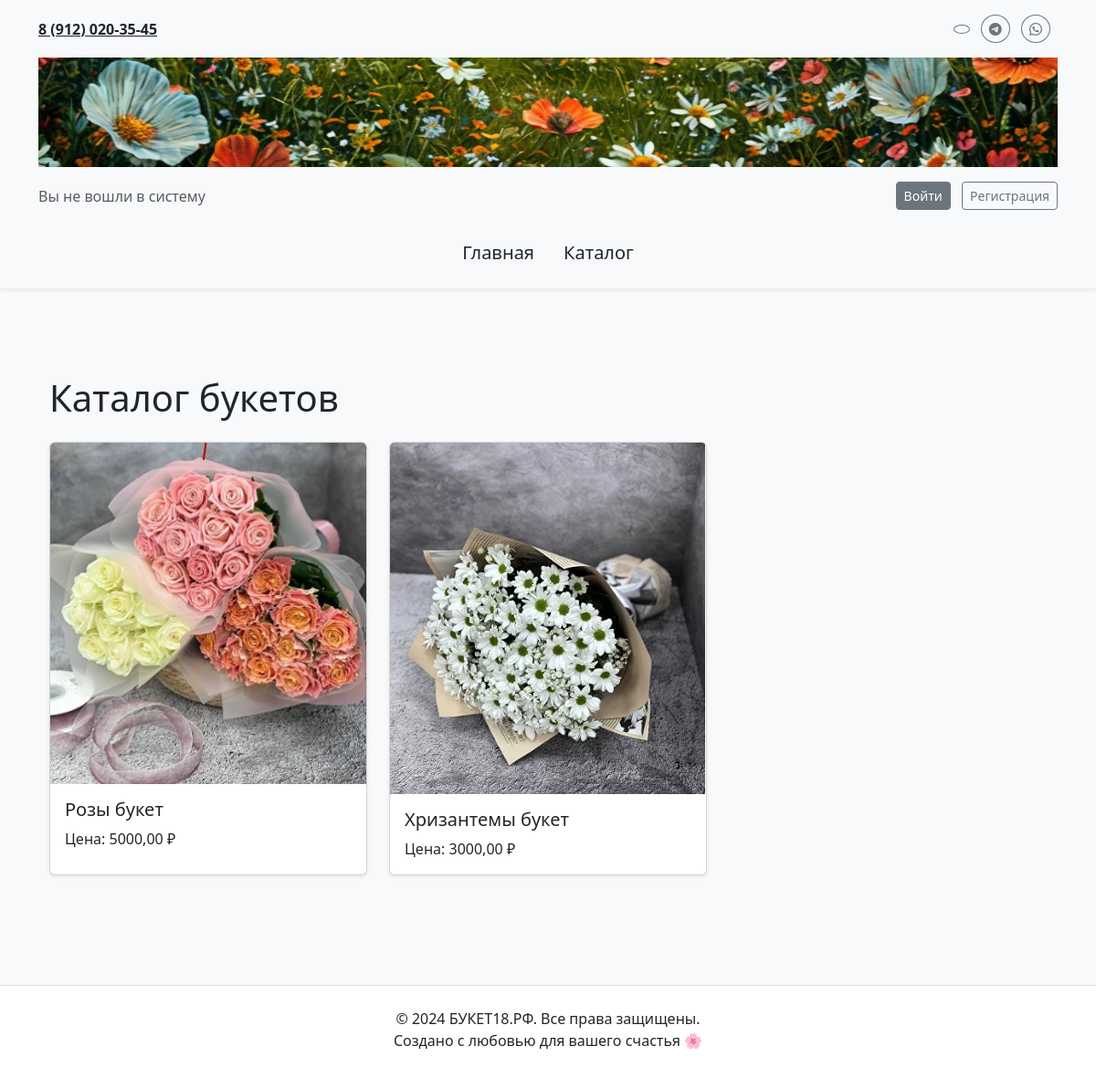
The page / on the database its author committed.
### main/models.py (models this page shows, shortened)
class Product(models.Model):
    id = models.AutoField(primary_key=True)
    name = models.CharField(max_length=255)
    price = models.DecimalField(max_digits=10, decimal_places=2)
    image = models.ImageField(upload_to='products/', null=True, blank=True)
    class Meta:
        verbose_name = "Продукт"
        verbose_name_plural = "Продукты"

### main/views.py (the view)
# urls.py: path('', views.index, name='index'),
def index(request):
    context = {
        'current_year': datetime.now().year,
        'products': Product.objects.all(),
    }
    return render(request, 'main/index.html', context)

### main/templates/main/index.html (shortened to what this page needs)
{% extends 'main/layoute.html' %}
{% block content %}
<div class="container py-5">
    <h1 class="mb-4">Каталог букетов</h1>
    <div class="row">
        {% for product in products %}
        <div class="col-md-4 mb-4">
            <div class="card h-100 shadow-sm" style="transition: transform 0.2s, box-shadow 0.2s;">
                {% if product.image %}
                <img src="{{ product.image.url }}" class="card-img-top" alt="{{ product.name }}">
                {% else %}
                <div class="card-img-top bg-light d-flex align-items-center justify-content-center" style="height: 200px;">
                    <p class="text-muted">Изображение отсутствует</p>
                </div>
                {% endif %}
                <div class="card-body">
                    <h5 class="card-title">{{ product.name }}</h5>
                    <p class="card-text">Цена: {{ product.price }} ₽</p>
                </div>
            </div>
        </div>
        {% endfor %}
    </div>
</div>
{% endblock %}

### rows shown on the page
Product: image (picture), name "Розы букет", price "5000,00"
Product: image (picture), name "Хризантемы букет", price "3000,00"
